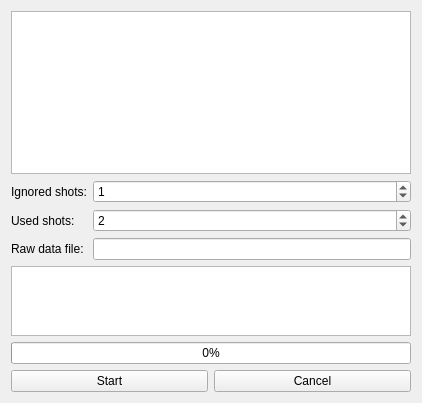
<?xml version="1.0" encoding="UTF-8"?>
<ui version="4.0">
 <class>Form</class>
 <widget class="QWidget" name="Form">
  <property name="geometry">
   <rect>
    <x>0</x>
    <y>0</y>
    <width>422</width>
    <height>403</height>
   </rect>
  </property>
  <property name="windowTitle">
   <string>Form</string>
  </property>
  <layout class="QVBoxLayout" stretch="2,0,1">
   <item>
    <layout class="QHBoxLayout" stretch="1">
     <item>
      <widget class="TableView" name="ctrl_correctors"/>
     </item>
    </layout>
   </item>
   <item>
    <layout class="QFormLayout" name="formLayout">
     <item row="0" column="0">
      <widget class="QLabel" name="label">
       <property name="text">
        <string>Ignored shots:</string>
       </property>
      </widget>
     </item>
     <item row="0" column="1">
      <widget class="QSpinBox" name="num_shots_wait">
       <property name="value">
        <number>1</number>
       </property>
      </widget>
     </item>
     <item row="1" column="0">
      <widget class="QLabel" name="label">
       <property name="text">
        <string>Used shots:</string>
       </property>
      </widget>
     </item>
     <item row="1" column="1">
      <widget class="QSpinBox" name="num_shots_use">
       <property name="minimum">
        <number>1</number>
       </property>
       <property name="value">
        <number>2</number>
       </property>
      </widget>
     </item>
     <item row="2" column="0">
      <widget class="QLabel" name="label_2">
       <property name="text">
        <string>Raw data file:</string>
       </property>
      </widget>
     </item>
     <item row="2" column="1">
      <widget class="QLineEdit" name="ctrl_file"/>
     </item>
    </layout>
   </item>
   <item>
    <layout class="QVBoxLayout">
     <item>
      <widget class="QPlainTextEdit" name="status_log">
       <property name="readOnly">
        <bool>true</bool>
       </property>
      </widget>
     </item>
     <item>
      <widget class="QProgressBar" name="ctrl_progress">
       <property name="value">
        <number>0</number>
       </property>
      </widget>
     </item>
     <item>
      <layout class="QHBoxLayout">
       <item>
        <widget class="QPushButton" name="btn_start">
         <property name="text">
          <string>Start</string>
         </property>
        </widget>
       </item>
       <item>
        <widget class="QPushButton" name="btn_cancel">
         <property name="text">
          <string>Cancel</string>
         </property>
        </widget>
       </item>
      </layout>
     </item>
    </layout>
   </item>
  </layout>
 </widget>
 <customwidgets>
  <customwidget>
   <class>TableView</class>
   <extends>QTableView</extends>
   <header>madgui/widget/tableview.h</header>
  </customwidget>
 </customwidgets>
 <resources/>
 <connections/>
</ui>
